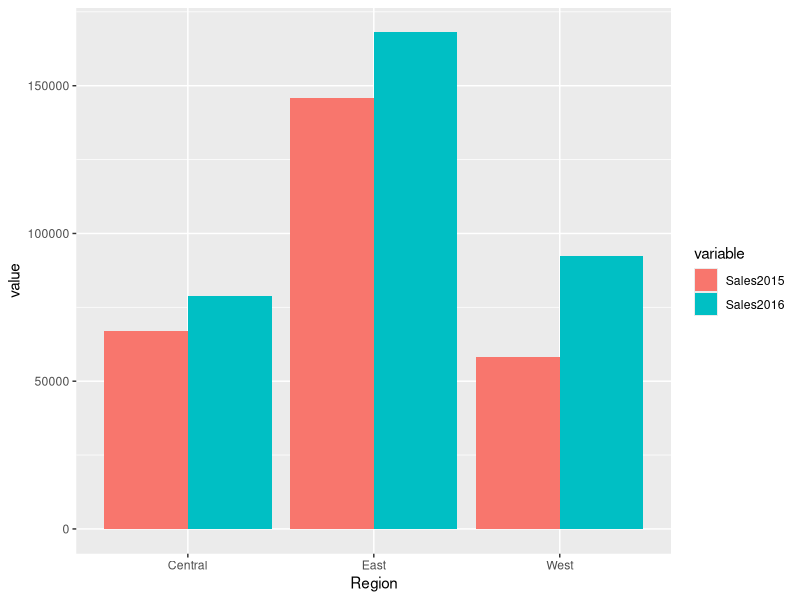
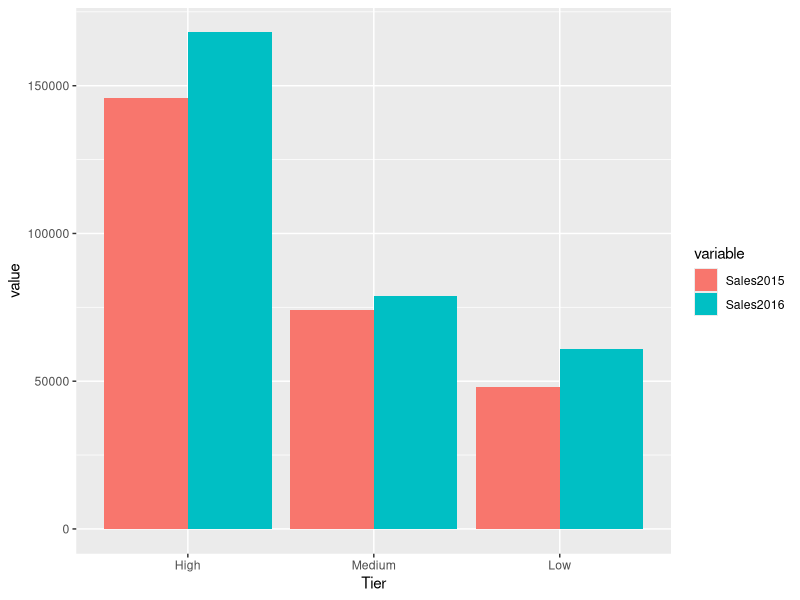
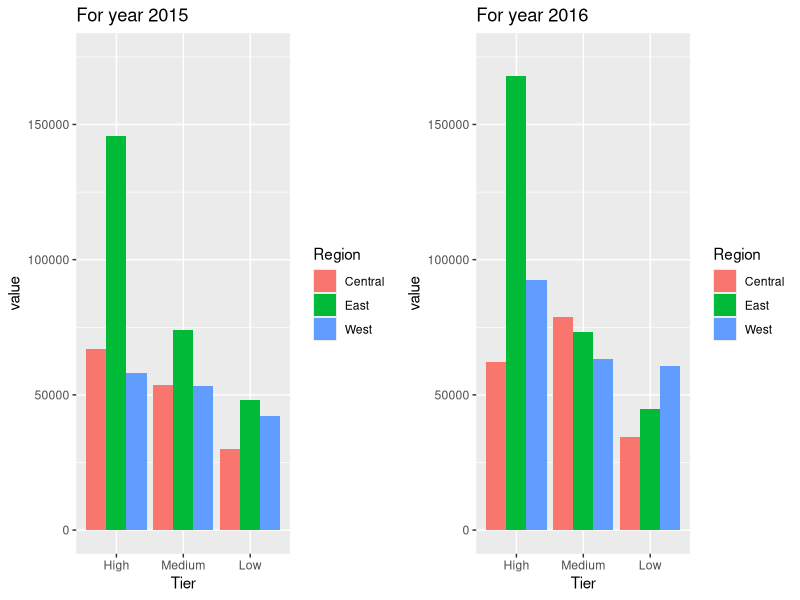
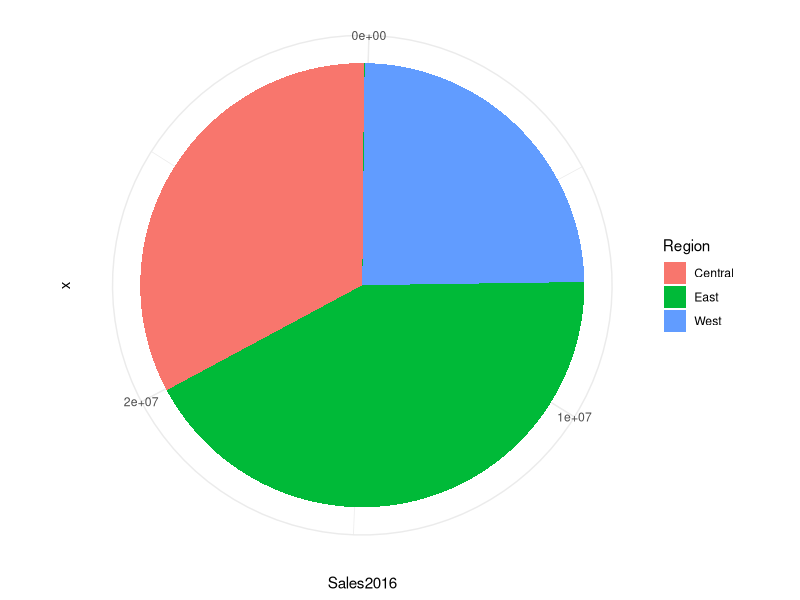

The R source for these figures, in order:
## loading necessary libraries
library(readxl)
library(dplyr)
library(lubridate)
library(ggplot2)
library(reshape2)
library(gridExtra)

## Loading data
sales = read_excel("datasets/SalesData.xlsx")

View(sales)
str(sales)
summary(sales)

sales$Region = as.factor(sales$Region)
sales$Tier = factor(sales$Tier,level = c("High","Med","Low"), label = c("High","Medium","Low"))
sales$Division = as.factor(sales$Division)

region_sales = sales %>%
  group_by(Region) %>%
  summarise(
    sale15avg = mean(Sales2015),
    sale16avg = mean(Sales2016),
    sale15total = sum(Sales2015),
    sale16total = sum(Sales2016)
  )

aggregate(sales[, 9:10], list(sales$Region), mean)

## Region - Year wise sales visualization
## Compare Sales by region for 2016 with 2015 using bar chart 
select(sales,Region,Sales2015,Sales2016)

sales_melt = melt(sales,id = c("Region"),measure.vars = c("Sales2015","Sales2016")) 

sales_melt = subset(sales_melt,value>0)

ggplot(data=sales_melt, aes(x=Region, y=value,fill=variable)) +
  geom_bar(stat = "identity",position = "dodge") 

## Tier - Year wise sales visualization
sales_melt = melt(sales,id = c("Tier"),measure.vars = c("Sales2015","Sales2016")) 
sales_melt = subset(sales_melt,value>0)
sales_melt = na.omit(sales_melt)
ggplot(data=sales_melt, aes(x=Tier, y=value,fill=variable)) +
  geom_bar(stat = "identity",position = "dodge") 

## Tier - Region wise visualization for comparison of year wise sales  
## Compare the total sales of 2015 and 2016 with respect to Region and Tiers  
sales_melt = melt(sales,id = c("Region","Tier"),measure.vars = c("Sales2015","Sales2016")) 
sales_melt = subset(sales_melt,value>0)
sales_melt = na.omit(sales_melt)

plot1 = ggplot(data=sales_melt[sales_melt$variable=="Sales2015",], aes(x=Tier, y=value,fill=Region)) +
  geom_bar(stat = "identity",position = "dodge") + ylim(0, 175000) + ggtitle("For year 2015")
plot2 = ggplot(data=sales_melt[sales_melt$variable=="Sales2016",], aes(x=Tier, y=value,fill=Region)) +
  geom_bar(stat = "identity",position = "dodge") + ylim(0, 175000) + ggtitle("For year 2016")
grid.arrange(plot1,plot2,ncol = 2)

## Visualizing contributing factors to sales for each region in 2016 
## What are the contributing factors to the sales for each region in 2016. Visualize  
## it using a Pie Chart
ggplot(data=sales, aes(x="", y=Sales2016, fill=Region)) +
  geom_bar(stat = "identity") + coord_polar("y", start=0) + theme_minimal()

